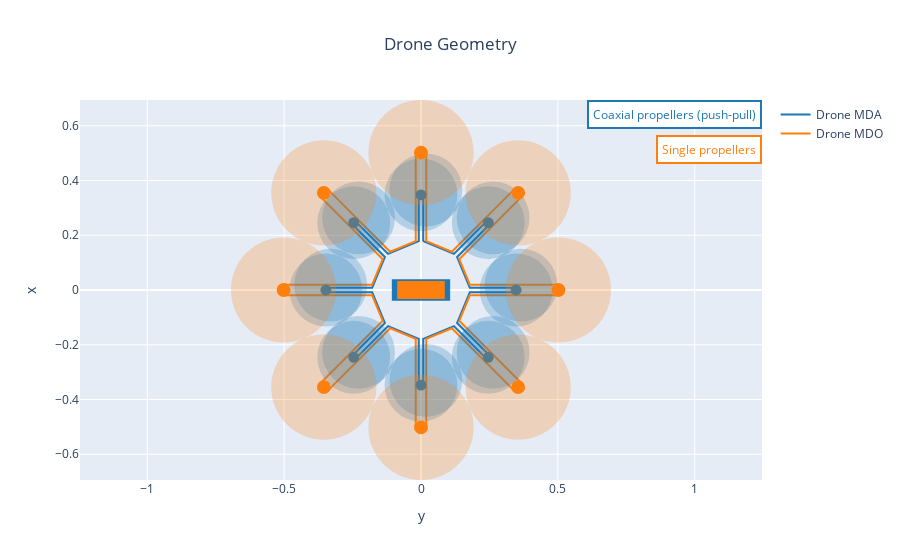

Notebook code cell kept with this figure:
### Markdown cell above
## 4. Analysis and plots

### Code cell
from utils.postprocessing.analysis_and_plots import mass_breakdown_sun_plot_drone, mass_breakdown_bar_plot_drone, drone_geometry_plot

fig = drone_geometry_plot(MDA_OUTPUT_FILE, name='Drone MDA')
fig = drone_geometry_plot(MDO_OUTPUT_FILE, name='Drone MDO', fig=fig)

#fig = drone_geometry_plot(MDA_OUTPUT_FILE, name='Drone MDO')
fig.show()

### Figure 1 — Plotly figure (JSON) as saved in the notebook; plotly's stock layout.template omitted (floating-point values rounded to 4 significant figures)
{"data": [{"line": {"color": "rgb(31, 119, 180)"}, "mode": "lines", "name": "Drone MDA", "type": "scatter", "uid": "a06610b3-cedf-4c2f-8f9b-2bebda7641e0", "x": [0.008147, 0.008147, -0.008147, -0.008147, -0.1204, -0.24, -0.2515, -0.1319, -0.1784, -0.3475, -0.3475, -0.1784, -0.1319, -0.2515, -0.24, -0.1204, -0.008147, -0.008147, 0.008147, 0.008147, 0.1204, 0.24, 0.2515, 0.1319, 0.1784, 0.3475, 0.3475, 0.1784, 0.1319, 0.2515, 0.24, 0.1204, 0.008147], "y": [0.1784, 0.3475, 0.3475, 0.1784, 0.1319, 0.2515, 0.24, 0.1204, 0.008147, 0.008147, -0.008147, -0.008147, -0.1204, -0.24, -0.2515, -0.1319, -0.1784, -0.3475, -0.3475, -0.1784, -0.1319, -0.2515, -0.24, -0.1204, -0.008147, -0.008147, 0.008147, 0.008147, 0.1204, 0.24, 0.2515, 0.1319, 0.1784]}, {"line": {"color": "rgb(255, 127, 14)"}, "mode": "lines", "name": "Drone MDO", "type": "scatter", "uid": "03ca0712-0fd0-4488-9f8b-01eec0c90f45", "x": [0.01923, 0.01923, -0.01923, -0.01923, -0.1125, -0.3413, -0.3685, -0.1397, -0.1784, -0.502, -0.502, -0.1784, -0.1397, -0.3685, -0.3413, -0.1125, -0.01923, -0.01923, 0.01923, 0.01923, 0.1125, 0.3413, 0.3685, 0.1397, 0.1784, 0.502, 0.502, 0.1784, 0.1397, 0.3685, 0.3413, 0.1125, 0.01923], "y": [0.1784, 0.502, 0.502, 0.1784, 0.1397, 0.3685, 0.3413, 0.1125, 0.01923, 0.01923, -0.01923, -0.01923, -0.1125, -0.3413, -0.3685, -0.1397, -0.1784, -0.502, -0.502, -0.1784, -0.1397, -0.3685, -0.3413, -0.1125, -0.01923, -0.01923, 0.01923, 0.01923, 0.1125, 0.3413, 0.3685, 0.1397, 0.1784]}], "layout": {"annotations": [{"align": "center", "bgcolor": "white", "bordercolor": "rgb(31, 119, 180)", "borderpad": 4, "borderwidth": 2, "font": {"color": "rgb(31, 119, 180)"}, "showarrow": false, "text": "Coaxial propellers (push-pull)", "x": 1, "xanchor": "right", "xref": "paper", "xshift": 0, "y": 1, "yanchor": "top", "yref": "paper", "yshift": 0}, {"align": "center", "bgcolor": "white", "bordercolor": "rgb(255, 127, 14)", "borderpad": 4, "borderwidth": 2, "font": {"color": "rgb(255, 127, 14)"}, "showarrow": false, "text": "Single propellers", "x": 1, "xanchor": "right", "xref": "paper", "xshift": 0, "y": 1, "yanchor": "top", "yref": "paper", "yshift": -35}], "shapes": [{"fillcolor": "rgb(31, 119, 180)", "line": {"color": "rgb(31, 119, 180)", "width": 3}, "type": "rect", "x0": -0.1011, "x1": 0.1011, "xref": "x", "y0": -0.03369, "y1": 0.03369, "yref": "y"}, {"fillcolor": "rgb(31, 119, 180)", "line": {"color": "rgb(31, 119, 180)", "width": 3}, "type": "circle", "x0": 0.333, "x1": 0.3621, "xref": "x", "y0": -0.01453, "y1": 0.01453, "yref": "y"}, {"fillcolor": "rgb(31, 119, 180)", "line": {"color": "rgb(31, 119, 180)", "width": 0}, "opacity": 0.25, "type": "circle", "x0": 0.2145, "x1": 0.4805, "xref": "x", "y0": -0.133, "y1": 0.133, "yref": "y"}, {"fillcolor": "rgb(31, 119, 180)", "line": {"color": "rgb(31, 119, 180)", "width": 0}, "opacity": 0.25, "type": "circle", "x0": 0.2323, "x1": 0.4983, "xref": "x", "y0": -0.1153, "y1": 0.1507, "yref": "y"}, {"fillcolor": "rgb(31, 119, 180)", "line": {"color": "rgb(31, 119, 180)", "width": 3}, "type": "circle", "x0": 0.2312, "x1": 0.2603, "xref": "x", "y0": -0.2603, "y1": -0.2312, "yref": "y"}, {"fillcolor": "rgb(31, 119, 180)", "line": {"color": "rgb(31, 119, 180)", "width": 0}, "opacity": 0.25, "type": "circle", "x0": 0.1127, "x1": 0.3787, "xref": "x", "y0": -0.3787, "y1": -0.1127, "yref": "y"}, {"fillcolor": "rgb(31, 119, 180)", "line": {"color": "rgb(31, 119, 180)", "width": 0}, "opacity": 0.25, "type": "circle", "x0": 0.1305, "x1": 0.3965, "xref": "x", "y0": -0.361, "y1": -0.09502, "yref": "y"}, {"fillcolor": "rgb(31, 119, 180)", "line": {"color": "rgb(31, 119, 180)", "width": 3}, "type": "circle", "x0": -0.01453, "x1": 0.01453, "xref": "x", "y0": -0.3621, "y1": -0.333, "yref": "y"}, {"fillcolor": "rgb(31, 119, 180)", "line": {"color": "rgb(31, 119, 180)", "width": 0}, "opacity": 0.25, "type": "circle", "x0": -0.133, "x1": 0.133, "xref": "x", "y0": -0.4805, "y1": -0.2145, "yref": "y"}, {"fillcolor": "rgb(31, 119, 180)", "line": {"color": "rgb(31, 119, 180)", "width": 0}, "opacity": 0.25, "type": "circle", "x0": -0.1153, "x1": 0.1507, "xref": "x", "y0": -0.4628, "y1": -0.1968, "yref": "y"}, {"fillcolor": "rgb(31, 119, 180)", "line": {"color": "rgb(31, 119, 180)", "width": 3}, "type": "circle", "x0": -0.2603, "x1": -0.2312, "xref": "x", "y0": -0.2603, "y1": -0.2312, "yref": "y"}, {"fillcolor": "rgb(31, 119, 180)", "line": {"color": "rgb(31, 119, 180)", "width": 0}, "opacity": 0.25, "type": "circle", "x0": -0.3787, "x1": -0.1127, "xref": "x", "y0": -0.3787, "y1": -0.1127, "yref": "y"}, {"fillcolor": "rgb(31, 119, 180)", "line": {"color": "rgb(31, 119, 180)", "width": 0}, "opacity": 0.25, "type": "circle", "x0": -0.361, "x1": -0.09502, "xref": "x", "y0": -0.361, "y1": -0.09502, "yref": "y"}, {"fillcolor": "rgb(31, 119, 180)", "line": {"color": "rgb(31, 119, 180)", "width": 3}, "type": "circle", "x0": -0.3621, "x1": -0.333, "xref": "x", "y0": -0.01453, "y1": 0.01453, "yref": "y"}, {"fillcolor": "rgb(31, 119, 180)", "line": {"color": "rgb(31, 119, 180)", "width": 0}, "opacity": 0.25, "type": "circle", "x0": -0.4805, "x1": -0.2145, "xref": "x", "y0": -0.133, "y1": 0.133, "yref": "y"}, {"fillcolor": "rgb(31, 119, 180)", "line": {"color": "rgb(31, 119, 180)", "width": 0}, "opacity": 0.25, "type": "circle", "x0": -0.4628, "x1": -0.1968, "xref": "x", "y0": -0.1153, "y1": 0.1507, "yref": "y"}, {"fillcolor": "rgb(31, 119, 180)", "line": {"color": "rgb(31, 119, 180)", "width": 3}, "type": "circle", "x0": -0.2603, "x1": -0.2312, "xref": "x", "y0": 0.2312, "y1": 0.2603, "yref": "y"}, {"fillcolor": "rgb(31, 119, 180)", "line": {"color": "rgb(31, 119, 180)", "width": 0}, "opacity": 0.25, "type": "circle", "x0": -0.3787, "x1": -0.1127, "xref": "x", "y0": 0.1127, "y1": 0.3787, "yref": "y"}, {"fillcolor": "rgb(31, 119, 180)", "line": {"color": "rgb(31, 119, 180)", "width": 0}, "opacity": 0.25, "type": "circle", "x0": -0.361, "x1": -0.09502, "xref": "x", "y0": 0.1305, "y1": 0.3965, "yref": "y"}, {"fillcolor": "rgb(31, 119, 180)", "line": {"color": "rgb(31, 119, 180)", "width": 3}, "type": "circle", "x0": -0.01453, "x1": 0.01453, "xref": "x", "y0": 0.333, "y1": 0.3621, "yref": "y"}, {"fillcolor": "rgb(31, 119, 180)", "line": {"color": "rgb(31, 119, 180)", "width": 0}, "opacity": 0.25, "type": "circle", "x0": -0.133, "x1": 0.133, "xref": "x", "y0": 0.2145, "y1": 0.4805, "yref": "y"}, {"fillcolor": "rgb(31, 119, 180)", "line": {"color": "rgb(31, 119, 180)", "width": 0}, "opacity": 0.25, "type": "circle", "x0": -0.1153, "x1": 0.1507, "xref": "x", "y0": 0.2323, "y1": 0.4983, "yref": "y"}, {"fillcolor": "rgb(31, 119, 180)", "line": {"color": "rgb(31, 119, 180)", "width": 3}, "type": "circle", "x0": 0.2312, "x1": 0.2603, "xref": "x", "y0": 0.2312, "y1": 0.2603, "yref": "y"}, {"fillcolor": "rgb(31, 119, 180)", "line": {"color": "rgb(31, 119, 180)", "width": 0}, "opacity": 0.25, "type": "circle", "x0": 0.1127, "x1": 0.3787, "xref": "x", "y0": 0.1127, "y1": 0.3787, "yref": "y"}, {"fillcolor": "rgb(31, 119, 180)", "line": {"color": "rgb(31, 119, 180)", "width": 0}, "opacity": 0.25, "type": "circle", "x0": 0.1305, "x1": 0.3965, "xref": "x", "y0": 0.1305, "y1": 0.3965, "yref": "y"}, {"fillcolor": "rgb(255, 127, 14)", "line": {"color": "rgb(255, 127, 14)", "width": 3}, "type": "rect", "x0": -0.08138, "x1": 0.08138, "xref": "x", "y0": -0.02713, "y1": 0.02713, "yref": "y"}, {"fillcolor": "rgb(255, 127, 14)", "line": {"color": "rgb(255, 127, 14)", "width": 3}, "type": "circle", "x0": 0.4821, "x1": 0.5218, "xref": "x", "y0": -0.01984, "y1": 0.01984, "yref": "y"}, {"fillcolor": "rgb(255, 127, 14)", "line": {"color": "rgb(255, 127, 14)", "width": 0}, "opacity": 0.25, "type": "circle", "x0": 0.3099, "x1": 0.6941, "xref": "x", "y0": -0.1921, "y1": 0.1921, "yref": "y"}, {"fillcolor": "rgb(255, 127, 14)", "line": {"color": "rgb(255, 127, 14)", "width": 3}, "type": "circle", "x0": 0.3351, "x1": 0.3748, "xref": "x", "y0": -0.3748, "y1": -0.3351, "yref": "y"}, {"fillcolor": "rgb(255, 127, 14)", "line": {"color": "rgb(255, 127, 14)", "width": 0}, "opacity": 0.25, "type": "circle", "x0": 0.1628, "x1": 0.547, "xref": "x", "y0": -0.547, "y1": -0.1628, "yref": "y"}, {"fillcolor": "rgb(255, 127, 14)", "line": {"color": "rgb(255, 127, 14)", "width": 3}, "type": "circle", "x0": -0.01984, "x1": 0.01984, "xref": "x", "y0": -0.5218, "y1": -0.4821, "yref": "y"}, {"fillcolor": "rgb(255, 127, 14)", "line": {"color": "rgb(255, 127, 14)", "width": 0}, "opacity": 0.25, "type": "circle", "x0": -0.1921, "x1": 0.1921, "xref": "x", "y0": -0.6941, "y1": -0.3099, "yref": "y"}, {"fillcolor": "rgb(255, 127, 14)", "line": {"color": "rgb(255, 127, 14)", "width": 3}, "type": "circle", "x0": -0.3748, "x1": -0.3351, "xref": "x", "y0": -0.3748, "y1": -0.3351, "yref": "y"}, {"fillcolor": "rgb(255, 127, 14)", "line": {"color": "rgb(255, 127, 14)", "width": 0}, "opacity": 0.25, "type": "circle", "x0": -0.547, "x1": -0.1628, "xref": "x", "y0": -0.547, "y1": -0.1628, "yref": "y"}, {"fillcolor": "rgb(255, 127, 14)", "line": {"color": "rgb(255, 127, 14)", "width": 3}, "type": "circle", "x0": -0.5218, "x1": -0.4821, "xref": "x", "y0": -0.01984, "y1": 0.01984, "yref": "y"}, {"fillcolor": "rgb(255, 127, 14)", "line": {"color": "rgb(255, 127, 14)", "width": 0}, "opacity": 0.25, "type": "circle", "x0": -0.6941, "x1": -0.3099, "xref": "x", "y0": -0.1921, "y1": 0.1921, "yref": "y"}, {"fillcolor": "rgb(255, 127, 14)", "line": {"color": "rgb(255, 127, 14)", "width": 3}, "type": "circle", "x0": -0.3748, "x1": -0.3351, "xref": "x", "y0": 0.3351, "y1": 0.3748, "yref": "y"}, {"fillcolor": "rgb(255, 127, 14)", "line": {"color": "rgb(255, 127, 14)", "width": 0}, "opacity": 0.25, "type": "circle", "x0": -0.547, "x1": -0.1628, "xref": "x", "y0": 0.1628, "y1": 0.547, "yref": "y"}, {"fillcolor": "rgb(255, 127, 14)", "line": {"color": "rgb(255, 127, 14)", "width": 3}, "type": "circle", "x0": -0.01984, "x1": 0.01984, "xref": "x", "y0": 0.4821, "y1": 0.5218, "yref": "y"}, {"fillcolor": "rgb(255, 127, 14)", "line": {"color": "rgb(255, 127, 14)", "width": 0}, "opacity": 0.25, "type": "circle", "x0": -0.1921, "x1": 0.1921, "xref": "x", "y0": 0.3099, "y1": 0.6941, "yref": "y"}, {"fillcolor": "rgb(255, 127, 14)", "line": {"color": "rgb(255, 127, 14)", "width": 3}, "type": "circle", "x0": 0.3351, "x1": 0.3748, "xref": "x", "y0": 0.3351, "y1": 0.3748, "yref": "y"}, {"fillcolor": "rgb(255, 127, 14)", "line": {"color": "rgb(255, 127, 14)", "width": 0}, "opacity": 0.25, "type": "circle", "x0": 0.1628, "x1": 0.547, "xref": "x", "y0": 0.1628, "y1": 0.547, "yref": "y"}], "title": {"text": "Drone Geometry", "x": 0.5}, "xaxis": {"title": {"text": "y"}}, "yaxis": {"scaleanchor": "x", "scaleratio": 1, "title": {"text": "x"}}}}
